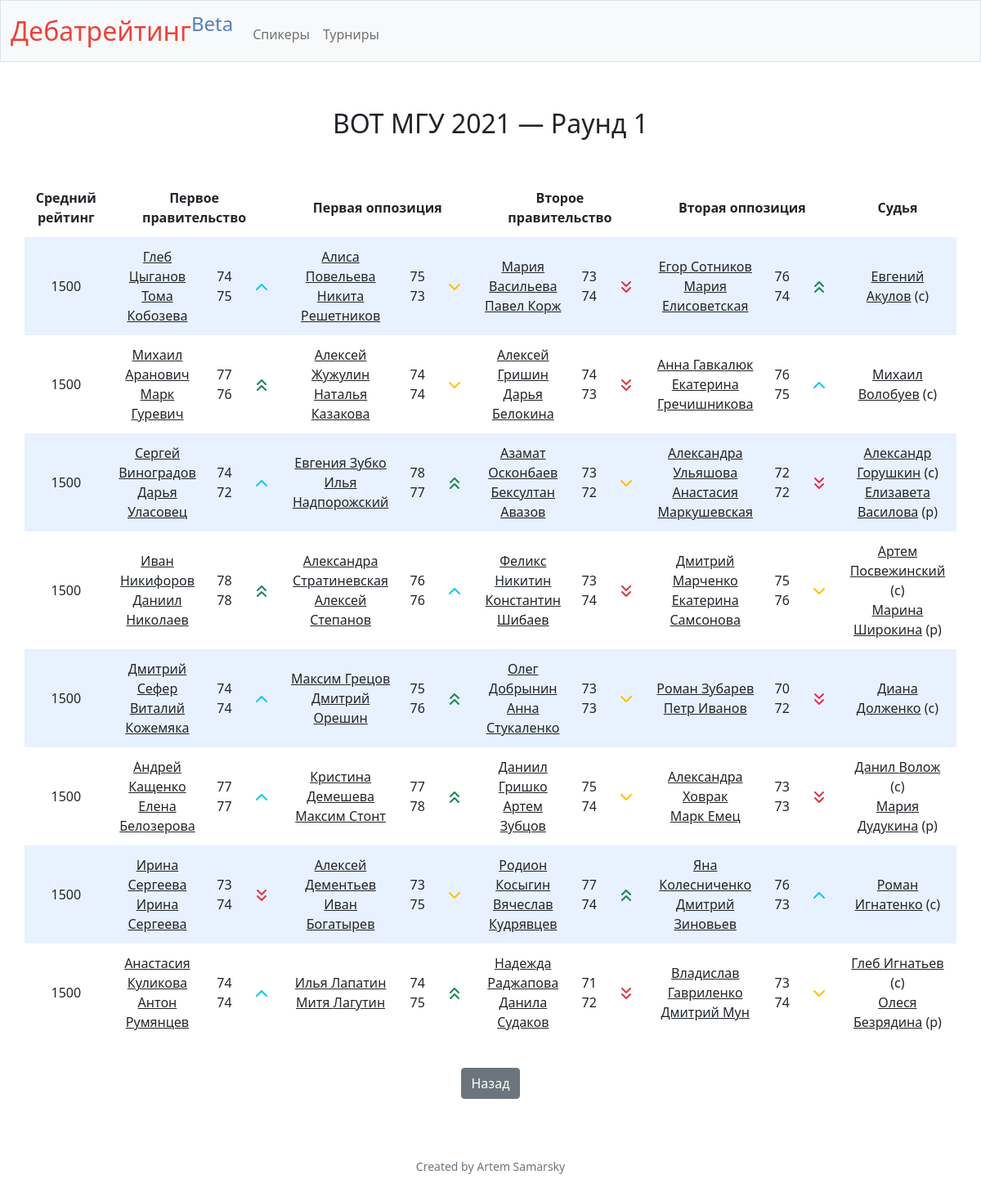
The page /round?id=1 on the database its author committed.
### tables this page shows
CREATE TABLE tournaments (
    id INTEGER PRIMARY KEY AUTOINCREMENT NOT NULL,
    name TEXT NOT NULL,
    short_name TEXT NOT NULL,
    slug TEXT,
    domain TEXT,
    average_rating INTEGER,
    page TEXT,
    date TEXT NOT NULL,
    type TEXT NOT NULL
);

CREATE TABLE rounds (
    id INTEGER PRIMARY KEY AUTOINCREMENT NOT NULL,
    tournament_id INTEGER NOT NULL,
    internal_id INTEGER NOT NULL,
    name TEXT NOT NULL,
    short_name TEXT NOT NULL,
    seq INTEGER NOT NULL,
    break_category INTEGER,
    stage TEXT NOT NULL,
    motion TEXT,
    info_slide TEXT,
    FOREIGN KEY(tournament_id) REFERENCES tournaments(id),
    FOREIGN KEY(break_category) REFERENCES break_categories(id)
);

CREATE TABLE debates (
    id INTEGER PRIMARY KEY AUTOINCREMENT NOT NULL,
    tournament_id INTEGER NOT NULL,
    round_id INTEGER NOT NULL,
    internal_id INTEGER NOT NULL,
    average_rating INTEGER,
    FOREIGN KEY(tournament_id) REFERENCES tournaments(id),
    FOREIGN KEY(round_id) REFERENCES rounds(id)
);

CREATE TABLE speakers (
    id INTEGER PRIMARY KEY AUTOINCREMENT NOT NULL,
    first_name TEXT NOT NULL,
    last_name TEXT NOT NULL,
    middle_name TEXT,
    society_id INTEGER,
    speaker_score NUMERIC NOT NULL DEFAULT 70,
    rating INTEGER NOT NULL DEFAULT 1500,
    ranking_by_speaks INTEGER,
    ranking_by_rating INTEGER,
    shown INTEGER NOT NULL DEFAULT 1,
    FOREIGN KEY (society_id) REFERENCES societies(id)
);

CREATE TABLE speeches (
    id INTEGER PRIMARY KEY AUTOINCREMENT NOT NULL,
    tournament_id INTEGER NOT NULL,
    speaker_id INTEGER NOT NULL,
    debate_id INTEGER NOT NULL,
    score INTEGER,
    rating_change INTEGER,
    position INTEGER NOT NULL,
    FOREIGN KEY(tournament_id) REFERENCES tournaments(id),
    FOREIGN KEY(speaker_id) REFERENCES speakers(id),
    FOREIGN KEY(debate_id) REFERENCES debates(id)
);

CREATE TABLE adjudications (
    id INTEGER PRIMARY KEY AUTOINCREMENT NOT NULL,
    tournament_id INTEGER NOT NULL,
    speaker_id INTEGER NOT NULL,
    debate_id INTEGER NOT NULL,
    role TEXT NOT NULL,
    FOREIGN KEY(tournament_id) REFERENCES tournaments(id),
    FOREIGN KEY(speaker_id) REFERENCES speakers(id),
    FOREIGN KEY(debate_id) REFERENCES debates(id)
);

### app.py (the view)
@app.route("/round", methods=["GET", "POST"])
def round_debates():
    if not request.args.get("id"):
            return apology("must provide round id", 400)
    round_id = request.args.get("id")
    round = db.execute(f"SELECT r.*, t.short_name AS tournament_name FROM rounds r INNER JOIN tournaments t ON r.tournament_id = t.id WHERE r.id = {round_id}")[0]
    debates = db.execute(f"SELECT * FROM debates WHERE round_id = {round_id}")
    for debate in debates:
        debate_id = debate["id"]
        debate["speeches"] = db.execute(f"SELECT speaker_id, position, s.first_name, s.last_name, ss.score FROM speeches ss INNER JOIN speakers s ON ss.speaker_id = s.id WHERE debate_id = {debate_id}")
        debate["speeches"] = sorted(debate["speeches"], key=itemgetter("position"))
        debate["team_performances"] = db.execute(f"SELECT * FROM team_performances WHERE debate_id = {debate_id}")
        for team in debate["team_performances"]:
            if team["side"] == "og":
                team["position"] = 1
            elif team["side"] == "oo":
                team["position"] = 2
            elif team["side"] == "cg":
                team["position"] = 3
            elif team["side"] == "co":
                team["position"] = 4
        debate["team_performances"] = sorted(debate["team_performances"], key=itemgetter("position"))
        debate["adjudicators"] = db.execute(f"SELECT a.speaker_id, a.role, s.first_name, s.last_name FROM adjudications a INNER JOIN speakers s ON a.speaker_id = s.id WHERE debate_id = {debate_id}")
        for adjudicator in debate["adjudicators"]:
            if adjudicator["role"] == "chair":
                adjudicator["position"] = 1
            elif adjudicator["role"] == "panellist":
                adjudicator["position"] = 2
            else:
                adjudicator["position"] = 3
        debate["adjudicators"] = sorted(debate["adjudicators"], key=itemgetter("position"))
    debates = sorted(debates, key=itemgetter("average_rating"), reverse=True)
    return render_template("tournament/round.html", round=round, debates=debates)

### app.py (called while the page is built)
@app.after_request
def after_request(response):
    response.headers["Cache-Control"] = "no-cache, no-store, must-revalidate"
    response.headers["Expires"] = 0
    response.headers["Pragma"] = "no-cache"
    return response

### templates/tournament/round.html (shortened to what this page needs)
{% extends "layout.html" %}
{% block main %}
    <h2 class="mb-5 mt-2">{{ round["tournament_name"] }} — {{ round["name"] }}</h2>
    <div class="container">
        <div class="row mt-3">
            <table>
                <thead>
                    <tr>
                        {% if round["stage"] == "E" %}
                            {% set colspan = 2 %}
                        {% else %}
                            {% set colspan = 3 %}
                        {% endif %}
                        <th>
                            Средний рейтинг
                        </th>
                        <th colspan="{{ colspan }}">
                            Первое правительство
                        </th>
                        <th colspan="{{ colspan }}">
                            Первая оппозиция
                        </th>
                        <th colspan="{{ colspan }}">
                            Второе правительство
                        </th>
                        <th colspan="{{ colspan }}">
                            Вторая оппозиция
                        </th>
                        <th>
                            Судья
                        </th>
                    </tr>
                </thead>
                <tbody>
                    {% for debate in debates %}
                        <tr>
                            <td>
                                {{ debate["average_rating"] }}
                            {% for i in range(4) %}
                                {% if i == 0 %}
                                    {% set i1 = 0 %}
                                    {% set i2 = 2 %}
                                {% elif i == 1 %}
                                    {% set i1 = 1 %}
                                    {% set i2 = 3 %}
                                {% elif i == 2 %}
                                    {% set i1 = 4 %}
                                    {% set i2 = 6 %}
                                {% elif i == 3 %}
                                    {% set i1 = 5 %}
                                    {% set i2 = 7 %}
                                {% endif %}
                                <td>
                                    <a href="/speaker?id={{ debate["speeches"][i1]["speaker_id"] }}">{{ debate["speeches"][i1]["first_name"] }} {{ debate["speeches"][i1]["last_name"] }}</a>
                                    <br>
                                    <a href="/speaker?id={{ debate["speeches"][i2]["speaker_id"] }}">{{ debate["speeches"][i2]["first_name"] }} {{ debate["speeches"][i2]["last_name"] }}</a>
                                </td>
                                {% if debate["speeches"][i1]["score"] != None %}
                                    <td>
                                        {{ debate["speeches"][i1]["score"] }}
                                        <br>
                                        {{ debate["speeches"][i2]["score"] }}
                                    </td>
                                {% endif %}
                                <td>
                                    {% if debate["team_performances"][i]["score"] == 3 %}
                                        <i class="text-success result-icon"><svg xmlns="http://www.w3.org/2000/svg" width="24" height="24" viewBox="0 0 24 24" fill="none" stroke="currentColor" stroke-width="2" stroke-linecap="round" stroke-linejoin="round" class="feather feather-chevrons-up"><polyline points="17 11 12 6 7 11"></polyline><polyline points="17 18 12 13 7 18"></polyline></svg></i>
                                    {% elif debate["team_performances"][i]["score"] == 2 %}
                                        <i class="text-info result-icon"><svg xmlns="http://www.w3.org/2000/svg" width="24" height="24" viewBox="0 0 24 24" fill="none" stroke="currentColor" stroke-width="2" stroke-linecap="round" stroke-linejoin="round" class="feather feather-chevron-up"><polyline points="18 15 12 9 6 15"></polyline></svg></i>
                                    {% elif debate["team_performances"][i]["score"] == 1 %}
                                        <i class="text-warning result-icon"><svg xmlns="http://www.w3.org/2000/svg" width="24" height="24" viewBox="0 0 24 24" fill="none" stroke="currentColor" stroke-width="2" stroke-linecap="round" stroke-linejoin="round" class="feather feather-chevron-down"><polyline points="6 9 12 15 18 9"></polyline></svg></i>
                                    {% else %}
                                        <i class="text-danger result-icon"><svg xmlns="http://www.w3.org/2000/svg" width="24" height="24" viewBox="0 0 24 24" fill="none" stroke="currentColor" stroke-width="2" stroke-linecap="round" stroke-linejoin="round" class="feather feather-chevrons-down"><polyline points="7 13 12 18 17 13"></polyline><polyline points="7 6 12 11 17 6"></polyline></svg></i>
                                    {% endif %}
                                </td>
                                {% endfor %}
                                <td>
                                    {% for adjudicator in debate["adjudicators"] %}
                                        <a href="/speaker?id={{ adjudicator["speaker_id"] }}">{{ adjudicator["first_name"] }} {{ adjudicator["last_name"] }}</a>
                                        {% if adjudicator["role"] == "chair" %}
                                            (c)
                                        {% elif adjudicator["role"] == "panellist" %}
                                            (p)
                                        {% else %}
                                            (t)
                                        {% endif %}
                                        <br>
                                    {% endfor %}
                                </td>
                        </tr>
                    {% endfor %}
                </tbody>
            </table>
        </div>
        <div class="section">
            <a class="btn btn-secondary mt-2 mb-2 mx-1" href="/tournament?id={{ round["tournament_id"] }}" role="button">Назад</a>
        </div>
    </div>
{% endblock %}

### static/styles.css (style rules this page uses)
table { background-color: transparent; margin-bottom: 1rem; width: 100%; }
table a { color: #212529; }
table th, table td { padding: 0.75rem; vertical-align: middle; }
.container { margin-left: auto; margin-right: auto; text-align: center; width: 100%; }
.section { padding-bottom: 1rem; padding-left: 2rem; padding-right: 2rem; padding-top: 0.5rem; }
tbody tr:nth-of-type(odd) { background-color: rgb(179, 208, 255, 0.3) }

### rows shown on the page
tournaments: tournament_name "ВОТ МГУ 2021"
rounds: name "Раунд 1"
debates: average_rating "1500", first_name "Глеб" "Алиса" "Мария" "Егор", last_name "Цыганов" "Повельева" "Васильева" "Сотников", first_name "Тома" "Никита" "Павел" "Мария", last_name "Кобозева" "Решетников" "Корж" "Елисоветская", score "74" "75" "73" "76", score "75" "73" "74" "74"
adjudications: first_name "Евгений", last_name "Акулов", role "(c)"
debates: average_rating "1500", first_name "Михаил" "Алексей" "Алексей" "Анна", last_name "Аранович" "Жужулин" "Гришин" "Гавкалюк", first_name "Марк" "Наталья" "Дарья" "Екатерина", last_name "Гуревич" "Казакова" "Белокина" "Гречишникова", score "77" "74" "74" "76", score "76" "74" "73" "75"
adjudications: first_name "Михаил", last_name "Волобуев", role "(c)"
debates: average_rating "1500", first_name "Сергей" "Евгения" "Азамат" "Александра", last_name "Виноградов" "Зубко" "Осконбаев" "Ульяшова", first_name "Дарья" "Илья" "Бексултан" "Анастасия", last_name "Уласовец" "Надпорожский" "Авазов" "Маркушевская", score "74" "78" "73" "72", score "72" "77" "72" "72"
adjudications: first_name "Александр", last_name "Горушкин", role "(c)"
adjudications: first_name "Елизавета", last_name "Василова", role "(p)"
debates: average_rating "1500", first_name "Иван" "Александра" "Феликс" "Дмитрий", last_name "Никифоров" "Стратиневская" "Никитин" "Марченко", first_name "Даниил" "Алексей" "Константин" "Екатерина", last_name "Николаев" "Степанов" "Шибаев" "Самсонова", score "78" "76" "73" "75", score "78" "76" "74" "76"
adjudications: first_name "Артем", last_name "Посвежинский", role "(c)"
adjudications: first_name "Марина", last_name "Широкина", role "(p)"
debates: average_rating "1500", first_name "Дмитрий" "Максим" "Олег" "Роман", last_name "Сефер" "Грецов" "Добрынин" "Зубарев", first_name "Виталий" "Дмитрий" "Анна" "Петр", last_name "Кожемяка" "Орешин" "Стукаленко" "Иванов", score "74" "75" "73" "70", score "74" "76" "73" "72"
adjudications: first_name "Диана", last_name "Долженко", role "(c)"
debates: average_rating "1500", first_name "Андрей" "Кристина" "Даниил" "Александра", last_name "Кащенко" "Демешева" "Гришко" "Ховрак", first_name "Елена" "Максим" "Артем" "Марк", last_name "Белозерова" "Стонт" "Зубцов" "Емец", score "77" "77" "75" "73", score "77" "78" "74" "73"
adjudications: first_name "Данил", last_name "Волож", role "(c)"
adjudications: first_name "Мария", last_name "Дудукина", role "(p)"
debates: average_rating "1500", first_name "Ирина" "Алексей" "Родион" "Яна", last_name "Сергеева" "Дементьев" "Косыгин" "Колесниченко", first_name "Ирина" "Иван" "Вячеслав" "Дмитрий", last_name "Сергеева" "Богатырев" "Кудрявцев" "Зиновьев", score "73" "73" "77" "76", score "74" "75" "74" "73"
adjudications: first_name "Роман", last_name "Игнатенко", role "(c)"
debates: average_rating "1500", first_name "Анастасия" "Илья" "Надежда" "Владислав", last_name "Куликова" "Лапатин" "Раджапова" "Гавриленко", first_name "Антон" "Митя" "Данила" "Дмитрий", last_name "Румянцев" "Лагутин" "Судаков" "Мун", score "74" "74" "71" "73", score "74" "75" "72" "74"
adjudications: first_name "Глеб", last_name "Игнатьев", role "(c)"
adjudications: first_name "Олеся", last_name "Безрядина", role "(p)"
